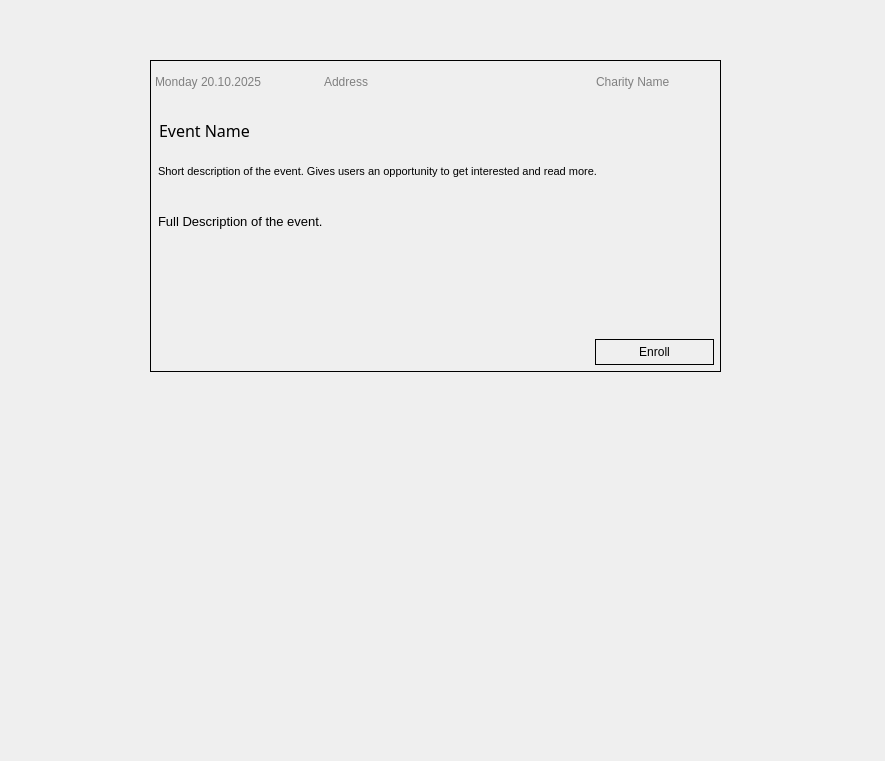
<?xml version="1.0" encoding="UTF-8"?>
<ui version="4.0">
 <class>Form</class>
 <widget class="QWidget" name="Form">
  <property name="geometry">
   <rect>
    <x>0</x>
    <y>0</y>
    <width>885</width>
    <height>761</height>
   </rect>
  </property>
  <property name="minimumSize">
   <size>
    <width>0</width>
    <height>350</height>
   </size>
  </property>
  <property name="windowTitle">
   <string>Form</string>
  </property>
  <widget class="QWidget" name="event_widget" native="true">
   <property name="enabled">
    <bool>true</bool>
   </property>
   <property name="geometry">
    <rect>
     <x>150</x>
     <y>60</y>
     <width>571</width>
     <height>312</height>
    </rect>
   </property>
   <property name="minimumSize">
    <size>
     <width>570</width>
     <height>300</height>
    </size>
   </property>
   <property name="sizeIncrement">
    <size>
     <width>0</width>
     <height>170</height>
    </size>
   </property>
   <property name="baseSize">
    <size>
     <width>0</width>
     <height>170</height>
    </size>
   </property>
   <property name="styleSheet">
    <string notr="true">border:1px solid black;</string>
   </property>
   <layout class="QGridLayout" name="gridLayout">
    <item row="0" column="0">
     <widget class="QLabel" name="date_label">
      <property name="minimumSize">
       <size>
        <width>160</width>
        <height>0</height>
       </size>
      </property>
      <property name="maximumSize">
       <size>
        <width>160</width>
        <height>16777215</height>
       </size>
      </property>
      <property name="autoFillBackground">
       <bool>false</bool>
      </property>
      <property name="styleSheet">
       <string notr="true">color:grey; border:none; padding:5px;</string>
      </property>
      <property name="frameShape">
       <enum>QFrame::NoFrame</enum>
      </property>
      <property name="frameShadow">
       <enum>QFrame::Plain</enum>
      </property>
      <property name="lineWidth">
       <number>0</number>
      </property>
      <property name="text">
       <string>Monday 20.10.2025</string>
      </property>
      <property name="scaledContents">
       <bool>false</bool>
      </property>
      <property name="indent">
       <number>0</number>
      </property>
     </widget>
    </item>
    <item row="0" column="1" colspan="2">
     <widget class="QLabel" name="address_label">
      <property name="minimumSize">
       <size>
        <width>180</width>
        <height>26</height>
       </size>
      </property>
      <property name="maximumSize">
       <size>
        <width>380</width>
        <height>16777215</height>
       </size>
      </property>
      <property name="styleSheet">
       <string notr="true">color:grey; border:none; padding:5px;</string>
      </property>
      <property name="text">
       <string>Address</string>
      </property>
     </widget>
    </item>
    <item row="0" column="3">
     <widget class="QLabel" name="company_name_label">
      <property name="minimumSize">
       <size>
        <width>125</width>
        <height>0</height>
       </size>
      </property>
      <property name="styleSheet">
       <string notr="true">color:grey; border:none; padding:5px;</string>
      </property>
      <property name="text">
       <string>Charity Name</string>
      </property>
     </widget>
    </item>
    <item row="2" column="0" colspan="4">
     <widget class="QLabel" name="short_description_label">
      <property name="minimumSize">
       <size>
        <width>358</width>
        <height>40</height>
       </size>
      </property>
      <property name="font">
       <font>
        <pointsize>8</pointsize>
       </font>
      </property>
      <property name="layoutDirection">
       <enum>Qt::LeftToRight</enum>
      </property>
      <property name="styleSheet">
       <string notr="true">border: none; padding:5px</string>
      </property>
      <property name="text">
       <string>Short description of the event. Gives users an opportunity to get interested and read more.</string>
      </property>
      <property name="alignment">
       <set>Qt::AlignLeading|Qt::AlignLeft|Qt::AlignTop</set>
      </property>
      <property name="wordWrap">
       <bool>true</bool>
      </property>
     </widget>
    </item>
    <item row="1" column="0" colspan="4">
     <widget class="QLabel" name="event_name_label">
      <property name="minimumSize">
       <size>
        <width>358</width>
        <height>35</height>
       </size>
      </property>
      <property name="font">
       <font>
        <family>MS Reference Sans Serif</family>
        <pointsize>12</pointsize>
        <kerning>true</kerning>
       </font>
      </property>
      <property name="styleSheet">
       <string notr="true">border:none; padding:5px;</string>
      </property>
      <property name="text">
       <string>Event Name</string>
      </property>
     </widget>
    </item>
    <item row="3" column="0" colspan="4">
     <widget class="QLabel" name="description_label">
      <property name="minimumSize">
       <size>
        <width>358</width>
        <height>120</height>
       </size>
      </property>
      <property name="font">
       <font>
        <pointsize>10</pointsize>
       </font>
      </property>
      <property name="layoutDirection">
       <enum>Qt::LeftToRight</enum>
      </property>
      <property name="styleSheet">
       <string notr="true">border: none; padding:5px</string>
      </property>
      <property name="text">
       <string>Full Description of the event.</string>
      </property>
      <property name="alignment">
       <set>Qt::AlignLeading|Qt::AlignLeft|Qt::AlignTop</set>
      </property>
      <property name="wordWrap">
       <bool>true</bool>
      </property>
     </widget>
    </item>
    <item row="4" column="3">
     <widget class="QPushButton" name="enroll_button">
      <property name="minimumSize">
       <size>
        <width>110</width>
        <height>40</height>
       </size>
      </property>
      <property name="maximumSize">
       <size>
        <width>150</width>
        <height>16777215</height>
       </size>
      </property>
      <property name="cursor">
       <cursorShape>PointingHandCursor</cursorShape>
      </property>
      <property name="styleSheet">
       <string notr="true">margin:7px;</string>
      </property>
      <property name="text">
       <string>Enroll</string>
      </property>
     </widget>
    </item>
    <item row="4" column="0" colspan="3">
     <spacer name="horizontalSpacer_2">
      <property name="orientation">
       <enum>Qt::Horizontal</enum>
      </property>
      <property name="sizeHint" stdset="0">
       <size>
        <width>288</width>
        <height>20</height>
       </size>
      </property>
     </spacer>
    </item>
   </layout>
  </widget>
 </widget>
 <resources/>
 <connections/>
</ui>
